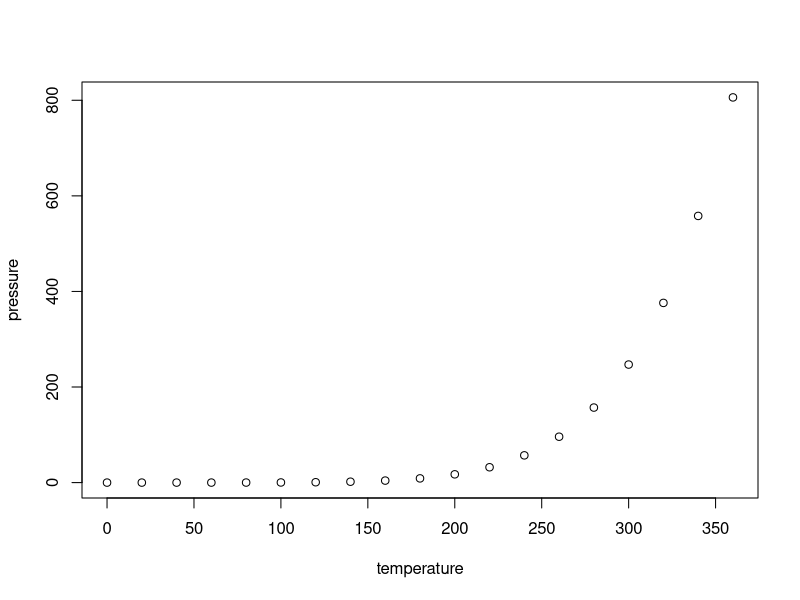
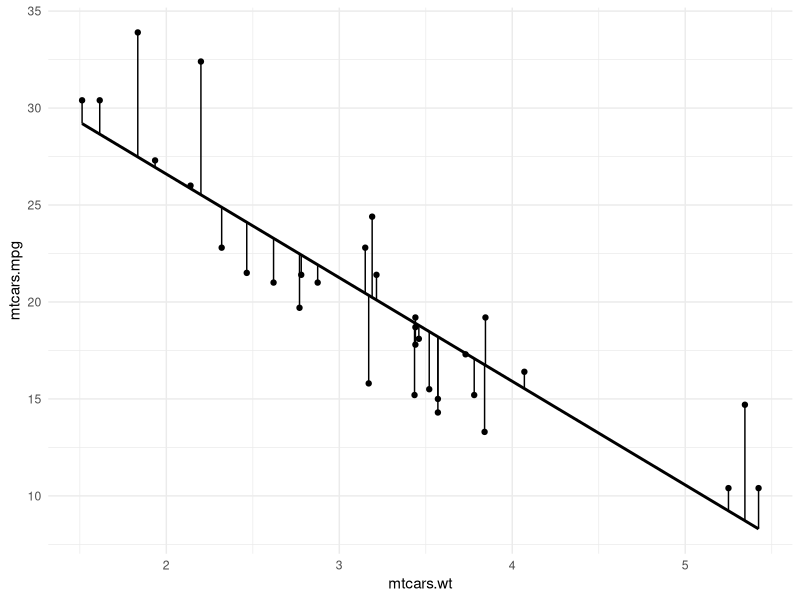
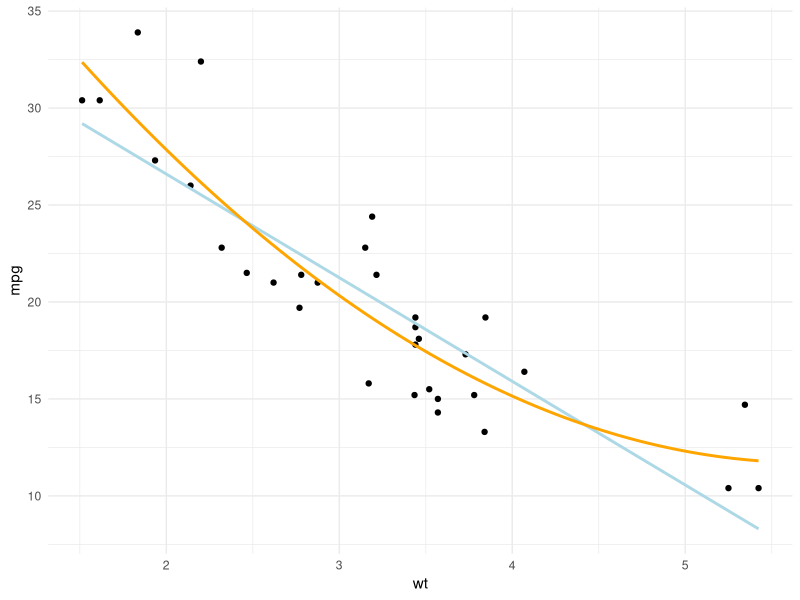
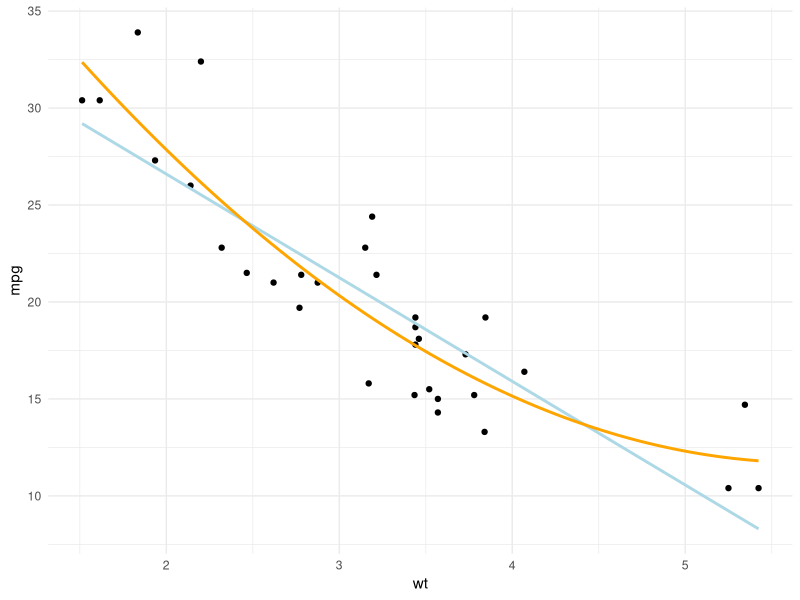
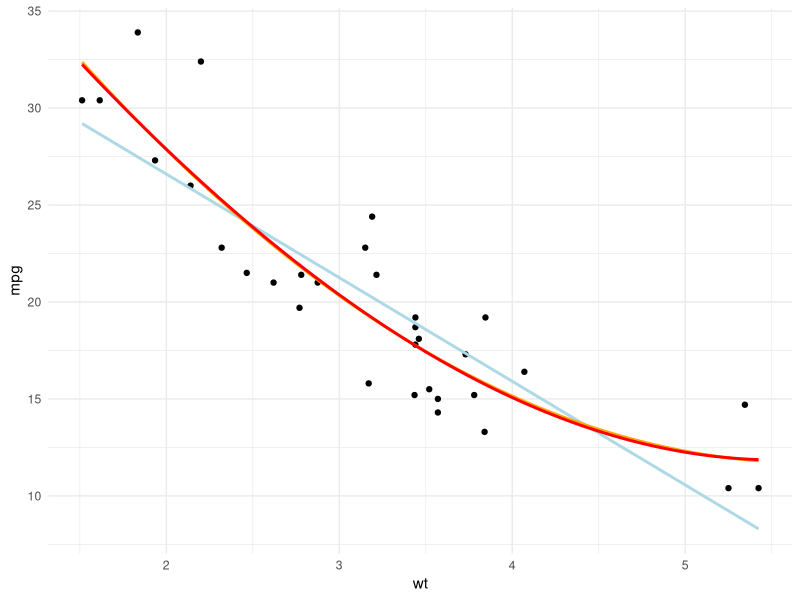
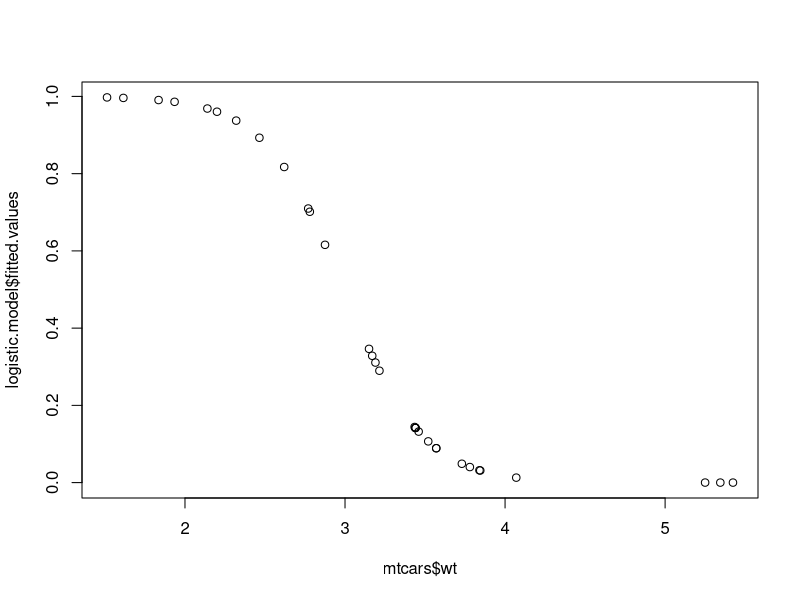
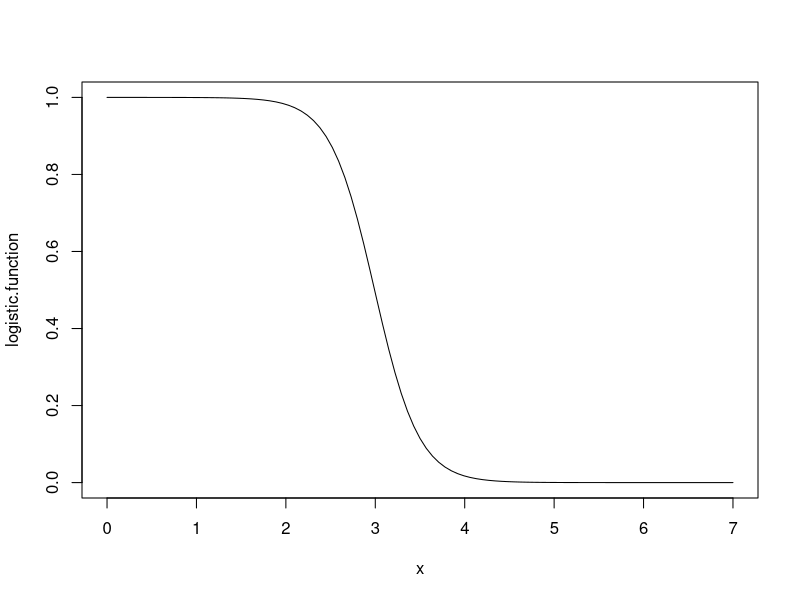
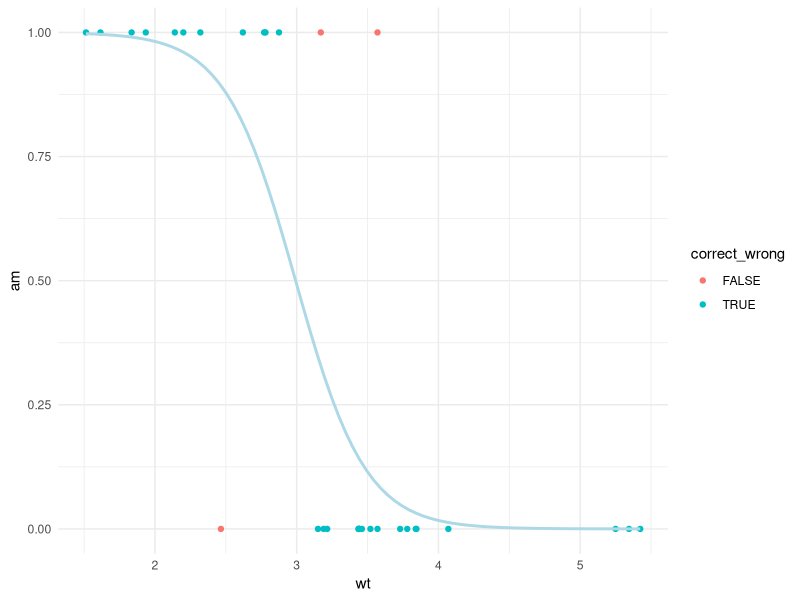

R code for these plots, in order:
## ---- chunk 1
knitr::opts_chunk$set(echo = TRUE)
## ---- chunk 2
summary(cars)
## ---- chunk 3
plot(pressure)
## ---- chunk 4
library(tidyverse)
data(mtcars)

?mtcars
#1. Extract information from the model
model <- lm(mpg~wt, data = mtcars) #We first make the model

designmatrix <- model.matrix(model) #We create a design matrix by extracting these values

coefficients <- model$coefficients 
y_hat <- model$fitted.values
y_groundtruth <- mtcars$mpg
residuals <- model$residuals

df <- data.frame(mtcars, mtcars$wt, mtcars$mpg, y_hat, residuals)

    #i. create a plot that illustrates Y and Y^ (if you are feeling ambitious, also include ϵ (hint: you can use the function arrows))

    #A plot illustrating y and y_hat and also the residuals are plotted

ggplot(df, aes(x = mtcars.wt, y = mtcars.mpg)) +
  geom_smooth(method = lm, se = FALSE, color = 'black') +
  geom_segment(aes(xend = mtcars.wt, yend=y_hat)) +
  geom_point() +
  theme_minimal()


#2. estimate β for a quadratic model (y=β2x2+β1x+β0) using ordinary least squares without using lm; β^=(XTX)−1XTY (hint: add a third column to X from step 1)

  #First we add a third column to our design matrix by squaring x (since we are doing a quadratic/polynomial regression)
class(designmatrix)
designmatrix <- as.data.frame(designmatrix)
designmatrix$x_sq <- designmatrix$wt**2
designmatrix <- as.matrix(designmatrix) #We need to convert it back to a matrix in order to perform matrix operations on it 

#We have our coefficients
coefficients

new_bhat <- solve(t(designmatrix)%*%designmatrix)%*%t(designmatrix)%*%y_groundtruth 

#We now have our betas. 

#3. compare your acquired β^ with the output of the corresponding quadratic model created using lm.

#We now conduct the quadratic regression
model2 <- lm(mpg ~ wt + I(wt^2), data=mtcars)
summary(model2)

#We now compare the output of model2 with our manually computed beta values (which we found using OLS estimation)

new_bhat 
model2$coefficients

#They are precisely the same

    #i. create a plot that illustrates Y and Y^ (if you are feeling ambitious, also include ϵ (hint: you can use the function arrows))
y_hat_sq <- model2$fitted.values
df <- data.frame(mtcars, mtcars$wt, mtcars$mpg, y_hat, residuals, y_hat_sq)

ggplot(df,aes(x = wt, y = mpg)) + 
  geom_point() +
  stat_smooth(aes(y=y_hat), method = "lm", formula = y ~ x, se = FALSE, color = 'lightblue' ) +
  stat_smooth(aes(y=y_hat_sq), method = "lm", formula = y ~ x + I(x^2), se = FALSE, color = 'orange', size = 1) +
  theme_minimal()
## ---- chunk 5

# Compare the plotted quadratic fit to the linear fit

#1. which seems better?

ggplot(mtcars,aes(x = wt, y = mpg)) + 
  geom_point() +
  stat_smooth(method = "lm", formula = y ~ x, se = FALSE, color = 'lightblue' ) +
  stat_smooth(method = "lm", formula = y ~ x + I(x^2), se = FALSE, color = 'orange', size = 1) +
  theme_minimal()

#It seems that the quadratic plot fits the data better than the linear plot.

# 2. Calculate the sum of squared errors
  
  #We first calculate it for the linear fit
sum(model$residuals**2)

  #And then for the quadratic fit
sum(model2$residuals**2)

#The quadratic fit has a lower sum of squared residuals

# 3. Now make a cubit fit and compare it to the quadratic fit

model3 <- lm(mpg ~ wt + I(wt^2) + I(wt^3), data=mtcars)

y_hat_cube <- model3$fitted.values

df <- data.frame(mtcars, mtcars$wt, mtcars$mpg, y_hat, residuals, y_hat_sq, y_hat_cube)

  #i. create a plot that illustrates Y and Y_hat for both the cubic and quadratic fits

ggplot(df,aes(x = wt, y = mpg)) + 
  geom_point() +
  stat_smooth(aes(y=y_hat), method = "glm", formula = y ~ x, se = FALSE, color = 'lightblue') + 
  stat_smooth(aes(y=y_hat_sq), method = "glm", formula = y ~ x + I(x^2), se = FALSE, color = 'orange', size = 1) +
  stat_smooth(aes(y=y_hat_cube), method = "glm", formula = y ~ x + I(x^2) + I(x^3), se = FALSE, color = 'red', size = 1) +
  theme_minimal()

#The quadratic and cubuc look alike, which is why they overlap each other in the plot, but if one checks numerically, the fitted values are different for the two models.


  #ii. compare the sum of squared errors
#We first calculate it for the linear fit
sum(model$residuals**2)

  #And then for the quadratic fit
sum(model2$residuals**2)

#And now for the cubic fit
sum(model3$residuals**2) #This is slightly, and only slightly, better than model 2 (the quadratic fit). 

  #iii. What's the estimated value for the cubic (x3) parameter?
model3$coefficients #it is 0.04593618

  #This means it is the optimal value for the cubic parameter which minimizes the cost function of the model. 


#4. bonus question: which summary statistic is the fitted value (intercept) below identical to?
mean(mtcars$mpg) #The mean of the mpg

## ---- chunk 6

logistic.model <- glm(formula = am ~ wt, data=mtcars, family="binomial")
summary(logistic.model)

  #1. Plot the fitted values for logistic.model
plot(mtcars$wt, logistic.model$fitted.values)

    #i. What is the relation between linear.predictors and the fitted_values of the logistic.model?

#The linear predictors of the logistic.model are the log odds of the fitted values. In other words, to obtain the fitted values of the model, one has to apply the logistic function to the linear predictors. 

plogis(logistic.model$linear.predictors)

logistic.model$fitted.values

#As seen above, the logistic function applied to the linear predictors return the same values of the fitted.values as computed by the model. 

#2. Plot the logistic function. Use an xlim of c(0,7).

log_coef <- logistic.model$coefficients

log_coef[1]+log_coef[2]*mtcars$wt #Here we compute the log odds for all values in wt

logisticfunction <- plogis(log_coef[1]+log_coef[2]*mtcars$wt) #We compute the logistic function via plogis() function

#We can now use the above skeleton for creating a logistic function to create a function that takes x-values from 0 to 7.

logistic.function <- function(x){
  plogis(log_coef[1]+log_coef[2]*x)
}

#Our x-values are the weight values of the cars, but in the following plot they are limited to the range 0 to 7. 

#We now plot the logistic function
plot(logistic.function, xlim=c(0,7)) 

  
  #i. What's the interpretation of the intercept (beta zero)?
plogis(logistic.model$coefficients[1])

      #This means that whenever the weight of a car is equal to zero, there is a 99% probability that the car has a manual gear. 

  #ii. calculate the estimated probability that the Pontiac Firebird has automatic transmission, given its weight
x_prob <- logistic.function(mtcars["Pontiac Firebird",]$wt
)
1-x_prob

    #The estimated probability that the Pontiac Firebird has automatic is 96%, which we calculated by subtracting 1 from the output of our logistic.function. 

    #iii. bonus question - plot the logistic function and highlight all the cars where we guessed wrongly, if we used the following “quantizer” function.

df_2 <- df

df_2$classification <- ifelse(logistic.function(df$wt)>=0.5, 1, 0)

df_2$correct_wrong <- df_2$classification==df_2$am

ggplot(df_2,aes(x = wt, y = am)) + 
  geom_point(aes(color=correct_wrong)) +
  stat_smooth(method = "glm", method.args=list(family="binomial"), se = FALSE, color = 'lightblue', formula = y ~ x) + theme_minimal()


#3. plot quadratic fit alongside linear fit 
  
logistic.model_quad <- glm(formula = am~wt + I(wt^2), data=mtcars, family="binomial")


    #i. judging visually, does adding a quadratic term make a difference?

ggplot(mtcars,aes(x = wt, y = am)) + 
  geom_point() +
  stat_smooth(method = "glm", method.args=list(family="binomial"), se = FALSE, color = 'lightblue', formula = y ~ x) + #The 'method.args=list() argument is passed on to the 'method' argument (which models our data), such that we can specify how the modelling should be done, i.e. that by specifying family = binomial in the method.args=list() argument we tell the method='glm' argument to model the data according to a logistic function. Thus, our ggplot will display a logistic function curve.
  stat_smooth(method = "glm", method.args=list(family="binomial"), se = FALSE, color = 'red', formula = y ~ x + I(x^2)) +
  theme_minimal()

#Visually, there does not seem to be much difference between the two models, as they basically overlap each other in modeling the data. 

    #ii. check the details in the help of the AIC function - which of the models provide the better fit according to the AIC values and the residual deviance respectively?

aic_models <- AIC(logistic.model_quad, logistic.model)
aic_models
  
#The quadratic logistic model returns an AIC value of 25.11 where the linear logistic model returns a value of 23.17, which means the linear fits the data better than the quadratic fit, since the AIC is lower. 

logistic.model$deviance
logistic.model_quad$deviance

#The residual deviance of the linear fit is 19.17 where the residual deviance is 19.11 for the quadratic fit. The lower the residual deviance, the better, since this is an indicator of how well our outcome variable is predicted by our predictor variables. The predictors included in the quadratic fit seem to fit the data better than the predictors included in the linear fit. 

    #iii. in your own words, why might it be good to penalise a model like the quadratic model, we just fitted.

  #By including a quadratic term in our model we are in a sense attempting to contort our otherwise linear model to a shape that will fit the data points. However, this contortion to the shape of the data points might result in overfitting the data, such that the model cannot generalize to a similar dataset outside of the dataset it has been trained on. This means it might fare worse in the "outside" world when it encounters new data, so it could be convenient to penalize the quadratic model in order to ensure it will not overfit the data. 

